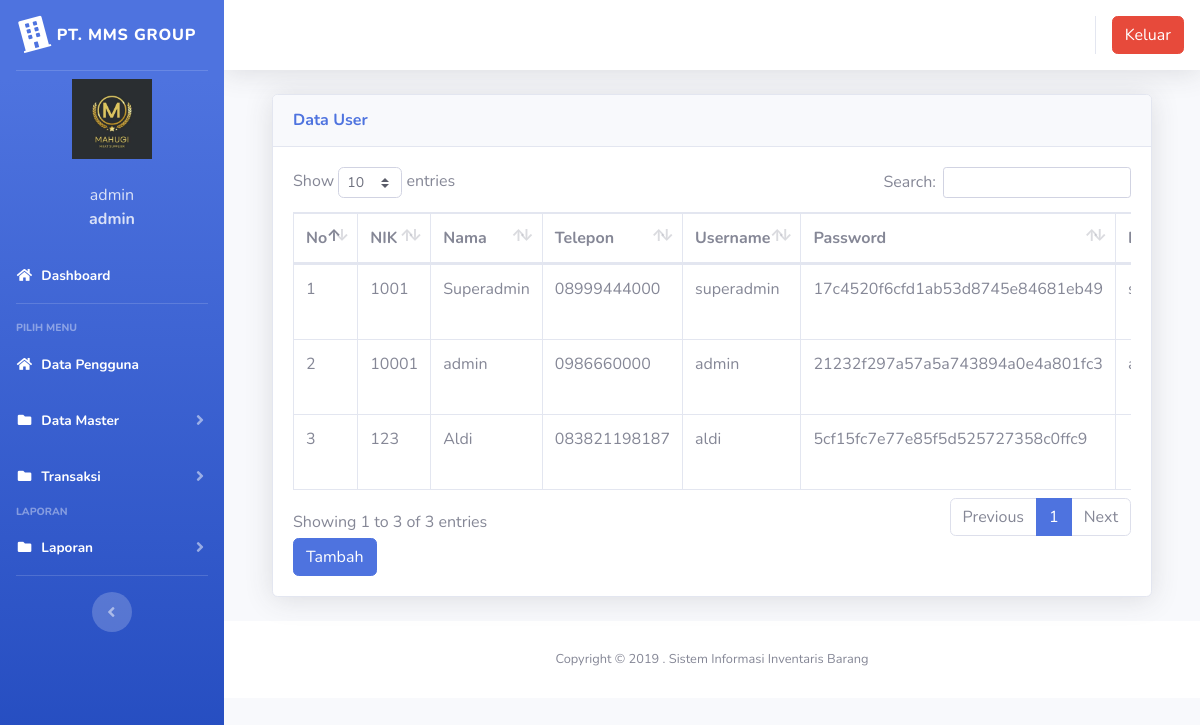
The page /index.php?page=pengguna (signed in) on the database its author committed.
### tables this page shows
CREATE TABLE `users` (
  `id` int(11) NOT NULL,
  `nik` varchar(10) NOT NULL,
  `nama` varchar(100) NOT NULL,
  `alamat` varchar(200) NOT NULL,
  `telepon` varchar(100) NOT NULL,
  `username` varchar(100) NOT NULL,
  `password` varchar(100) NOT NULL,
  `level` varchar(25) NOT NULL DEFAULT 'member',
  `foto` varchar(25) NOT NULL
);

### page/pengguna/pengguna2.php (the view, shortened to what this page needs)
<div class="container-fluid">
  <div class="card shadow mb-4">
    <div class="card-header py-3">
      <h6 class="m-0 font-weight-bold text-primary">Data User</h6>
    </div>
    <div class="card-body">
      <div class="table-responsive">
        <table class="table table-bordered" id="dataTable" width="100%" cellspacing="0">
        <thead>
                                <tr>
			<th>No</th>
			<th>NIK</th>
			<th>Nama</th>
			<th>Telepon</th>
			<th>Username</th>
                                    <th>Password</th>
                                    <th>Level</th>
                                </tr>
		</thead>
          <tbody>
            <?php
	$no = 1;
	$sql = $koneksi->query("select * from users");
	while ($data = $sql->fetch_assoc()) {
	?>
                                <tr>
                                    <td><?php echo $no++; ?></td>
			<td><?php echo $data['nik'] ?></td>
			<td><?php echo $data['nama'] ?></td>
			<td><?php echo $data['telepon'] ?></td>
                                    <td><?php echo $data['username'] ?></td>
			<td><?php echo $data['password'] ?></td>
			<td><?php echo $data['level'] ?></td>
                                </tr>
	<?php }?>
		   </tbody>
                        </table>
<a href="?page=pengguna&aksi=tambahpengguna2" class="btn btn-primary" >Tambah</a>
      </div>
    </div>
  </div>
</div>

### index.php (shortened to what this page needs)
<?php
$koneksi = new mysqli("localhost", "root", "", "inventori");
?>
<!DOCTYPE html>
<html lang="en">
<head>
  <link href="vendor/fontawesome-free/css/all.min.css" rel="stylesheet" type="text/css">
  <link href="css/sb-admin-2.min.css" rel="stylesheet">
  <link href="vendor/datatables/dataTables.bootstrap4.min.css" rel="stylesheet">
</head>
<body id="page-top">
  <div id="wrapper">
    <ul class="navbar-nav bg-gradient-primary sidebar sidebar-dark accordion" id="accordionSidebar">
      <a class="sidebar-brand d-flex align-items-center justify-content-center" href="index.php">
        <div class="sidebar-brand-icon rotate-n-15">
          <i class="fas fa-building"></i>
        </div>
        <div class="sidebar-brand-text mx-2">PT. MMS GROUP</div>
      </a>
      <hr class="sidebar-divider my-0">
      <?php
      if ($_SESSION['admin']) {
        $user = $_SESSION['admin'];
      }
      $sql = $koneksi->query("select * from users where id='$user'");
      $data = $sql->fetch_assoc();
      ?>
      <li class="d-flex align-items-center justify-content-center">
        <a class="nav-link">
          <img src="img/<?php echo $data['foto'] ?>" class="img-circle" width="80" alt="User" /></a>
      </li>
      <li class="nav-item ">
        <a class="nav-link">
          <div class="d-flex align-items-center justify-content-center" class="name"> <?php echo  $data['nama']; ?></div>
          <div class="d-flex align-items-center justify-content-center" class="email"><strong> <?php echo $data['level']; ?></strong></div>
        </a>
      </li>
      <li class="nav-item active">
        <a class="nav-link" href="?page=home">
          <i class="fas fa-fw fa-home"></i>
          <span>Dashboard</span></a>
      </li>
      <hr class="sidebar-divider">
      <div class="sidebar-heading">
        Pilih Menu
      </div>
      <li class="nav-item active">
        <a class="nav-link" href="?page=pengguna">
          <i class="fas fa-fw fa-home"></i>
          <span>Data Pengguna</span></a>
      </li>
      <li class="nav-item active">
        <a class="nav-link collapsed" href="#" data-toggle="collapse" data-target="#collapseData" aria-expanded="true" aria-controls="collapseData">
          <i class="fas fa-fw fa-folder"></i>
          <span>Data Master</span>
        </a>
      </li>
      <li class="nav-item active">
        <a class="nav-link collapsed" href="#" data-toggle="collapse" data-target="#collapsePages" aria-expanded="true" aria-controls="collapsePages">
          <i class="fas fa-fw fa-folder"></i>
          <span>Transaksi</span>
        </a>
      </li>
      <div class="sidebar-heading">
        Laporan
      </div>
      <li class="nav-item active">
        <a class="nav-link collapsed" href="#" data-toggle="collapse" data-target="#collapseLaporan" aria-expanded="true" aria-controls="collapseLaporan">
          <i class="fas fa-fw fa-folder"></i>
          <span>Laporan</span>
        </a>
      </li>
      <hr class="sidebar-divider d-none d-md-block">
      <div class="text-center d-none d-md-inline">
        <button class="rounded-circle border-0" id="sidebarToggle"></button>
      </div>
    </ul>
    <div id="content-wrapper" class="d-flex flex-column">
      <div id="content">
        <nav class="navbar navbar-expand navbar-light bg-white topbar mb-4 static-top shadow">
          <ul class="navbar-nav ml-auto">
            <li class="nav-item dropdown no-arrow">
              <div class="top-menu">
                <ul class="nav pull-right top-menu">
                  <li><a onclick="return confirm('Apakah anda yakin akan logout?')" class="btn btn-danger" class="logout" href="logout.php">Keluar</a></li>
                </ul>
              </div>
            </li>
          </ul>
        </nav>
        <div class="container-fluid">
          <section class="content">
            <?php
            $page = $_GET['page'];
            $aksi = $_GET['aksi'];
            if ($page == "pengguna") {
              if ($aksi == "") {
                include "page/pengguna/pengguna2.php";
              }
            }
            ?>
          </section>
        </div>
        <footer class="sticky-footer bg-white">
          <div class="container my-auto">
            <div class="copyright text-center my-auto">
              <span>Copyright &copy; 2019 . Sistem Informasi Inventaris Barang</span>
            </div>
          </div>
        </footer>
      </div>
    </div>
  </div>
</body>
</html>

### rows shown on the page
users: foto (picture), nama "admin", level "admin", nik "10001", telepon "0986660000", username "admin", password "21232f297a57a5a743894a0e4a801fc3"
users: nik "1001", nama "Superadmin", telepon "08999444000", username "superadmin", password "17c4520f6cfd1ab53d8745e84681eb49"
users: nik "123", nama "Aldi", telepon "083821198187", username "aldi", password "5cf15fc7e77e85f5d525727358c0ffc9"
